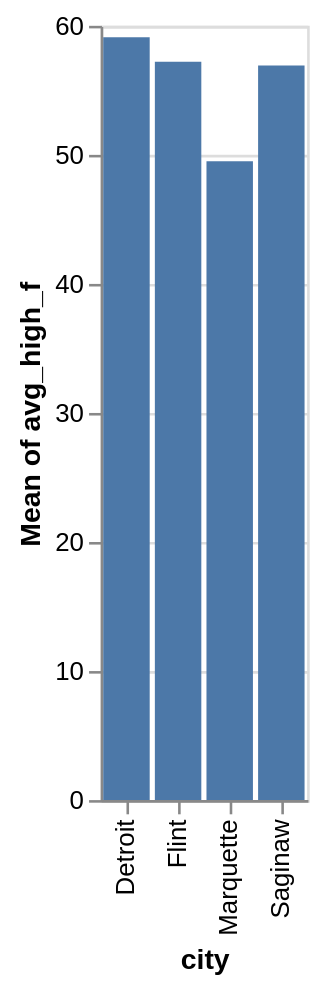

Here is the notebook cell this chart was saved with:
### Markdown cell above
### 1. Start simple
One bar per city, but this collapses all 12 months into one number. What do we lose?

### Code cell
alt.Chart(df).mark_bar().encode(x='city:N', y='mean(avg_high_f):Q')

### Figure 1 — Vega-Lite specification as saved in the notebook (floating-point values rounded to 4 significant figures)
{"config": {"view": {"continuousWidth": 300, "continuousHeight": 300}}, "data": {"name": "data-e9749b960f485e06d0b364bfd2df7f3f"}, "mark": {"type": "bar"}, "encoding": {"x": {"field": "city", "type": "nominal"}, "y": {"aggregate": "mean", "field": "avg_high_f", "type": "quantitative"}}, "$schema": "https://vega.github.io/schema/vega-lite/v5.20.1.json", "datasets": {"data-e9749b960f485e06d0b364bfd2df7f3f": [{"city": "Detroit", "month": "Jan", "avg_high_f": 32.3, "precip_in": 2.23}, {"city": "Detroit", "month": "Feb", "avg_high_f": 35.2, "precip_in": 2.08}, {"city": "Detroit", "month": "Mar", "avg_high_f": 45.9, "precip_in": 2.43}, {"city": "Detroit", "month": "Apr", "avg_high_f": 58.7, "precip_in": 3.26}, {"city": "Detroit", "month": "May", "avg_high_f": 70.3, "precip_in": 3.72}, {"city": "Detroit", "month": "Jun", "avg_high_f": 79.7, "precip_in": 3.26}, {"city": "Detroit", "month": "Jul", "avg_high_f": 83.7, "precip_in": 3.51}, {"city": "Detroit", "month": "Aug", "avg_high_f": 81.4, "precip_in": 3.26}, {"city": "Detroit", "month": "Sep", "avg_high_f": 74.4, "precip_in": 3.22}, {"city": "Detroit", "month": "Oct", "avg_high_f": 62.0, "precip_in": 2.53}, {"city": "Detroit", "month": "Nov", "avg_high_f": 48.6, "precip_in": 2.57}, {"city": "Detroit", "month": "Dec", "avg_high_f": 37.2, "precip_in": 2.25}, {"city": "Flint", "month": "Jan", "avg_high_f": 29.9, "precip_in": 1.99}, {"city": "Flint", "month": "Feb", "avg_high_f": 32.8, "precip_in": 1.68}, {"city": "Flint", "month": "Mar", "avg_high_f": 43.3, "precip_in": 1.97}, {"city": "Flint", "month": "Apr", "avg_high_f": 56.7, "precip_in": 3.13}, {"city": "Flint", "month": "May", "avg_high_f": 68.9, "precip_in": 3.68}, {"city": "Flint", "month": "Jun", "avg_high_f": 78.2, "precip_in": 3.12}, {"city": "Flint", "month": "Jul", "avg_high_f": 82.1, "precip_in": 3.41}, {"city": "Flint", "month": "Aug", "avg_high_f": 79.9, "precip_in": 3.16}, {"city": "Flint", "month": "Sep", "avg_high_f": 73.1, "precip_in": 2.9}, {"city": "Flint", "month": "Oct", "avg_high_f": 60.1, "precip_in": 2.77}, {"city": "Flint", "month": "Nov", "avg_high_f": 46.6, "precip_in": 2.27}, {"city": "Flint", "month": "Dec", "avg_high_f": 34.9, "precip_in": 1.89}, {"city": "Saginaw", "month": "Jan", "avg_high_f": 29.5, "precip_in": 1.92}, {"city": "Saginaw", "month": "Feb", "avg_high_f": 31.8, "precip_in": 1.77}, {"city": "Saginaw", "month": "Mar", "avg_high_f": 42.3, "precip_in": 2.02}, {"city": "Saginaw", "month": "Apr", "avg_high_f": 55.8, "precip_in": 3.19}, {"city": "Saginaw", "month": "May", "avg_high_f": 68.6, "precip_in": 3.41}, {"city": "Saginaw", "month": "Jun", "avg_high_f": 78.5, "precip_in": 3.28}, {"city": "Saginaw", "month": "Jul", "avg_high_f": 82.2, "precip_in": 2.83}, {"city": "Saginaw", "month": "Aug", "avg_high_f": 80.0, "precip_in": 3.85}, {"city": "Saginaw", "month": "Sep", "avg_high_f": 73.3, "precip_in": 2.81}, {"city": "Saginaw", "month": "Oct", "avg_high_f": 60.2, "precip_in": 2.91}, {"city": "Saginaw", "month": "Nov", "avg_high_f": 46.2, "precip_in": 2.28}, {"city": "Saginaw", "month": "Dec", "avg_high_f": 34.7, "precip_in": 1.85}, {"city": "Marquette", "month": "Jan", "avg_high_f": 24.0, "precip_in": 2.0}, {"city": "Marquette", "month": "Feb", "avg_high_f": 26.0, "precip_in": 1.4}, {"city": "Marquette", "month": "Mar", "avg_high_f": 34.0, "precip_in": 1.9}, {"city": "Marquette", "month": "Apr", "avg_high_f": 47.0, "precip_in": 2.6}, {"city": "Marquette", "month": "May", "avg_high_f": 60.0, "precip_in": 3.0}, {"city": "Marquette", "month": "Jun", "avg_high_f": 69.0, "precip_in": 3.3}, {"city": "Marquette", "month": "Jul", "avg_high_f": 75.0, "precip_in": 3.3}, {"city": "Marquette", "month": "Aug", "avg_high_f": 74.0, "precip_in": 3.6}, {"city": "Marquette", "month": "Sep", "avg_high_f": 65.0, "precip_in": 4.0}, {"city": "Marquette", "month": "Oct", "avg_high_f": 52.0, "precip_in": 4.0}, {"city": "Marquette", "month": "Nov", "avg_high_f": 39.0, "precip_in": 3.1}, {"city": "Marquette", "month": "Dec", "avg_high_f": 29.0, "precip_in": 2.4}]}}
